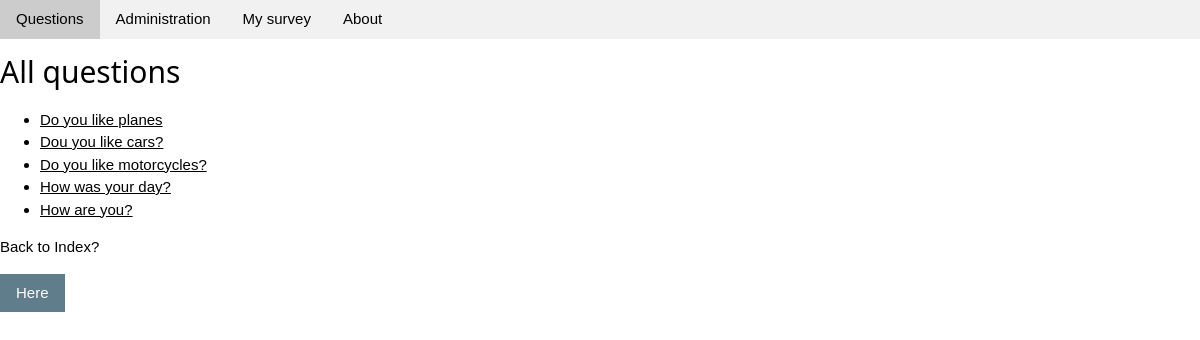
Screenshot of /polls/questions/ with the database file from the repository.
### polls/models.py (models this page shows, shortened)
class Question(models.Model):
    question_text = models.CharField(max_length=200)
    pub_date = models.DateTimeField('date published')
    survey = models.BooleanField(default=False)
    def was_published_recently(self):
        now = timezone.now()
        return now - datetime.timedelta(days=1) <= self.pub_date <= now
    was_published_recently.admin_order_field = 'pub_date'
    was_published_recently.boolean = True
    was_published_recently.short_description = 'Published recently?'

### polls/views.py (the view)
# urls.py: path("questions/", views.QuestionView.as_view(), name="questions"),
class QuestionView(generic.ListView):
    model = Question
    template_name = "polls/questions.html"
    context_object_name = "all_questions_list"
    def get_queryset(self):
        return Question.objects.filter(pub_date__lte=timezone.now()).order_by('-pub_date')

### polls/templates/polls/questions.html (shortened to what this page needs)
{% extends "polls/base.html" %}
{% block content %}
    <h2>All questions</h2>
    {% if all_questions_list %}
        <ul>
        {% for question in all_questions_list %}
            <li><a href="{% url 'polls:detail' question.id %}">{{ question.question_text }}</a></li>
        {% endfor %}
        </ul>
    {% else %}
        <p>No polls are available.</p>
    {% endif %}
    <p>Back to Index?</p><a href="{% url 'polls:index' %}" type="button" class="w3-btn w3-blue-gray">Here</a>
{% endblock %}

### polls/static/polls/style.css (style rules this page uses)
*,*:before,*:after { box-sizing:inherit }
html { -ms-text-size-adjust:100%;-webkit-text-size-adjust:100% }
body { margin:0 }
a { background-color:transparent }
button,[type=button],[type=reset],[type=submit] { -webkit-appearance:button }
html,body { font-family:Verdana,sans-serif;font-size:15px;line-height:1.5 }
html { overflow-x:hidden }
h2 { font-size:30px }
h1,h2,h3,h4,h5,h6 { font-family:"Segoe UI",Arial,sans-serif;font-weight:400;margin:10px 0 }
a { color:inherit }
.w3-btn,.w3-button { border:none;display:inline-block;padding:8px 16px;vertical-align:middle;overflow:hidden;text-decoration:none;color:inherit;background-color:inherit;text-align:center;cursor:pointer;white-space:nowrap }
.w3-btn,.w3-button { -webkit-touch-callout:none;-webkit-user-select:none;-khtml-user-select:none;-moz-user-select:none;-ms-user-select:none;user-select:none }
.w3-blue-grey,.w3-hover-blue-grey:hover,.w3-blue-gray,.w3-hover-blue-gray:hover { color:#fff!important;background-color:#607d8b!important }

### rows the page displays
Question: question_text "Do you like planes"
Question: question_text "Dou you like cars?"
Question: question_text "Do you like motorcycles?"
Question: question_text "How was your day?"
Question: question_text "How are you?"
